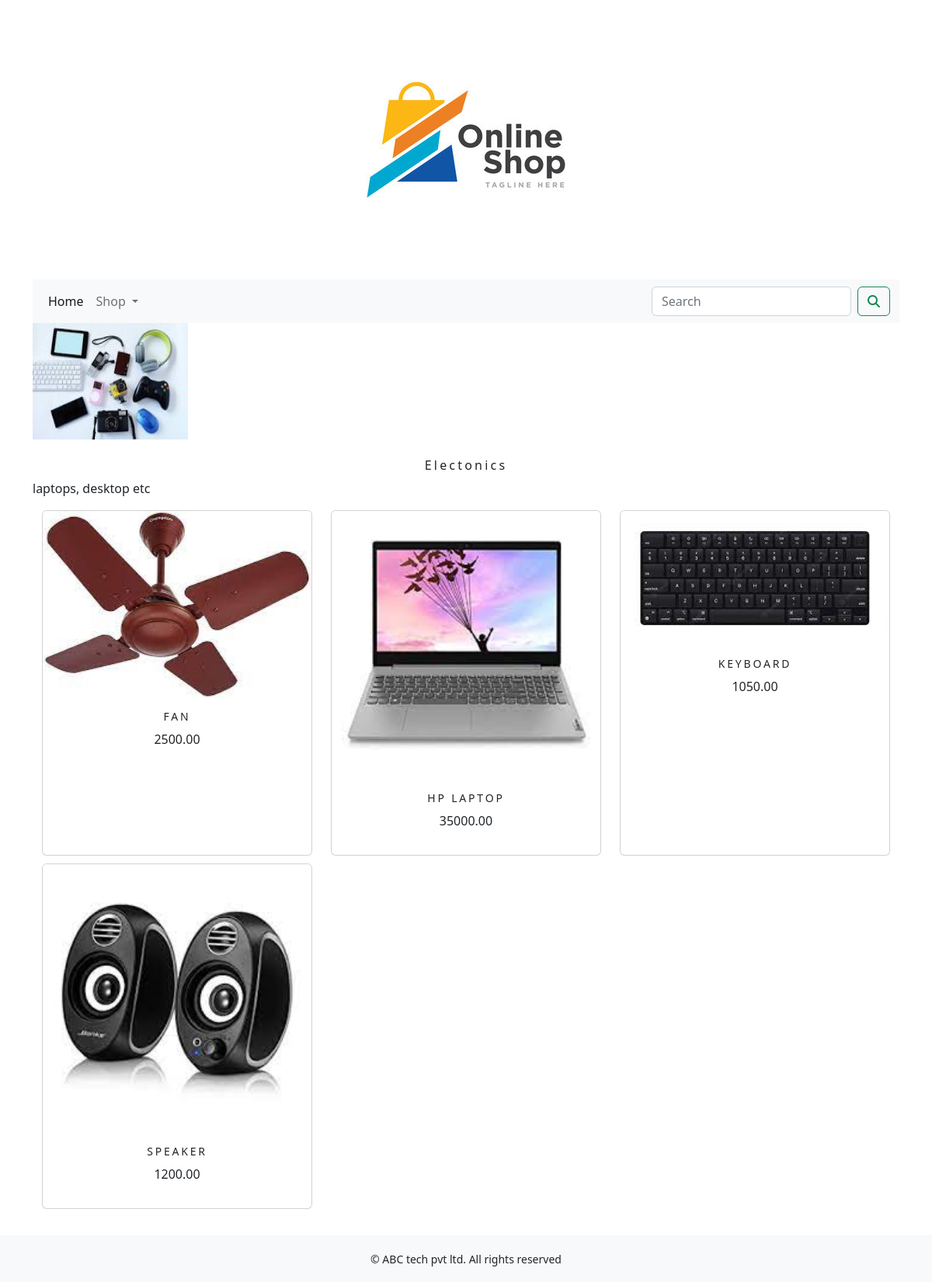
Screenshot of /shop/electonics/ with the database file from the repository.
### shopapp/models.py (models this page shows, shortened)
class Category(models.Model):
    name = models.CharField(max_length=250, unique=True)
    slug = models.SlugField(max_length=250, unique=True)
    description = models.TextField(blank=True)
    image = models.ImageField(upload_to='category', blank=True)
    class Meta:
        ordering = ('name',)
        verbose_name = 'category'
        verbose_name_plural = 'categories'
    def get_url(self):
        return reverse('shop:product_by_category',args=[self.slug])

class Product(models.Model):
    name = models.CharField(max_length=250, unique=True)
    slug = models.SlugField(max_length=250, unique=True)
    description = models.TextField(blank=True)
    price = models.DecimalField(max_digits=10, decimal_places=2)
    category = models.ForeignKey(Category, on_delete=models.CASCADE)
    image = models.ImageField(upload_to='product', blank=True)
    stock = models.IntegerField()
    available = models.BooleanField(default=True)
    created = models.DateTimeField(auto_now_add=True)
    updated = models.DateTimeField(auto_now=True)
    def get_url(self):
        return reverse('shop:prodCatdetail',args= [self.category.slug,self.slug])
    class Meta:
        ordering = ('name',)
        verbose_name = 'product'
        verbose_name_plural = 'products'

### shopapp/views.py (the view, shortened to what this page needs)
# urls.py: path('',views.allProdCat, name='allProdCat'),
def allProdCat(request,c_slug=None):
    c_page=None
    products = None
    if c_slug != None:
        c_page = get_object_or_404(Category,slug=c_slug)
        products= Product.objects.all().filter(category=c_page, available=True)
    return render(request,"category.html",{'category':c_page,'products':products})

### cart/context_processors.py (called while the page is built)
def counter(request):
    item_count = 0
    if 'admin' in request.path:
        return {}
    else:
        try:
            cart = Cart.objects.filter(cart_id=_cart_id(request))
            car_items = CartItem.objects.all().filter(cart=cart[:1])
            for cat_item in car_items:
                item_count += cat_item.quantity
        except Cart.DoesNotExist:
            item_count = 0
    return  dict(item_count=item_count)

### cart/views.py (called while the page is built)
def _cart_id(request):
    cart = request.session.session_key
    if not cart:
        cart = request.session.create()
    return cart

### shopapp/context_processors.py (called while the page is built)
def menu_links(request):
    links = Category.objects.all()
    return dict(links=links)

### template/category.html (shortened to what this page needs)
{% extends 'base.html' %}
{% load static %}
{% block content %}
<div>
{% if category%}
<div class="mx_auto">
  <img src="{{category.image.url}}" alt="{{category.name}}" style="width:200px;height:150px">
</div>
    <br>
<div>
    <h1 class="text-center my_title">{{category.name}}</h1>
    <p class="text-justify">{{category.description}}</p>
</div>
    {% endif %}
</div>
<div class="container">
    <div class="row mx_auto">
        {% for product in products %}
        <div class="my_bottom_margin col-9 col-sm-12  col-md-4 col-lg-4">
            <div class="card text-center" style="height:100%;>
                 <a href="{{product.get_url}}" alt=""><img class="card-img-top my_image" src="{{product.image.url}}" alt="{{product.name}}" height="100%"></a>
                    <div class="card-body">
                    <h4>{{product.name}}</h4>
                    <p>{{product.price}}</p>
                </div>
            </div>
        </div>
        {% endfor %}
    </div>
    <br>
</div>
{% endblock %}

### template/base.html (shortened to what this page needs)
{% load static %}
<!DOCTYPE html>
<html lang="en">
<head>
    <link rel="stylesheet" href="{% static 'css/custom.css' %}">
    <link href="{% static 'css/bootstrap.min.css' %}" rel="stylesheet">
</head>
<body>
<div class="container">
    {% include 'header.html' %}
    {% include 'navbar.html' %}
    {% block content %}
    {% endblock %}
</div>
{% include 'footer.html' %}
</body>
</html>

### template/header.html
{% load static %}
<header>
    <center>
        <a href="{% url 'shop:allProdCat' %}"><img src="{% static 'img/logo.png' %}" alt="logimage"> </a>
    </center>
</header>

### template/navbar.html (shortened to what this page needs)
<nav class="navbar navbar-expand-lg bg-light">
  <div class="container-fluid">
    <div class="collapse navbar-collapse" id="navbarSupportedContent">
      <ul class="navbar-nav me-auto mb-2 mb-lg-0">
        <li class="nav-item">
          <a class="nav-link active" aria-current="page" href="#">Home</a>
        </li>
        <li class="nav-item dropdown {% if 'shop' in request.path %} active {% endif %}">
          <a class="nav-link dropdown-toggle" href="#" role="button" data-bs-toggle="dropdown" aria-expanded="false">
           Shop
          </a>
        </li>
      </ul>
      <form class="d-flex" action="{% url 'search_app:SearchResult' %}" method="get">
        <input class="form-control me-2" type="search" placeholder="Search" aria-label="Search" name="q">
        <button class="btn btn-outline-success" type="submit"><i class="fa fa-search"></i></button>
      </form>
    </div>
  </div>
</nav>

### template/footer.html
<div class="footer navbar-fixed-bottom my_footer p">
  <p class="text-center">
    &copy; ABC tech pvt ltd. All rights reserved
  </p>
</div>

### static/css/custom.css (style rules this page uses)
.my_footer { background-color: #f8f9fa; height:60px; }
.my_footer p { padding-top:20px; font-size:14px; }
.my_image { width : 100%; height : auto; }
.my_title { font-size : 16px; text_transform : uppercase; letter-spacing: .2em; }
.my_bottom_margin { margin-bottom : 10px; }
.card-body h4 { font-size : 14px; text-transform : uppercase; letter-spacing : .2em; }

### rows the page displays
Category: image (picture), name "Electonics", description "laptops, desktop etc"
Product: image (picture), name "FAN", price "2500.00"
Product: image (picture), name "HP LAPTOP", price "35000.00"
Product: image (picture), name "KEYBOARD", price "1050.00"
Product: image (picture), name "SPEAKER", price "1200.00"
